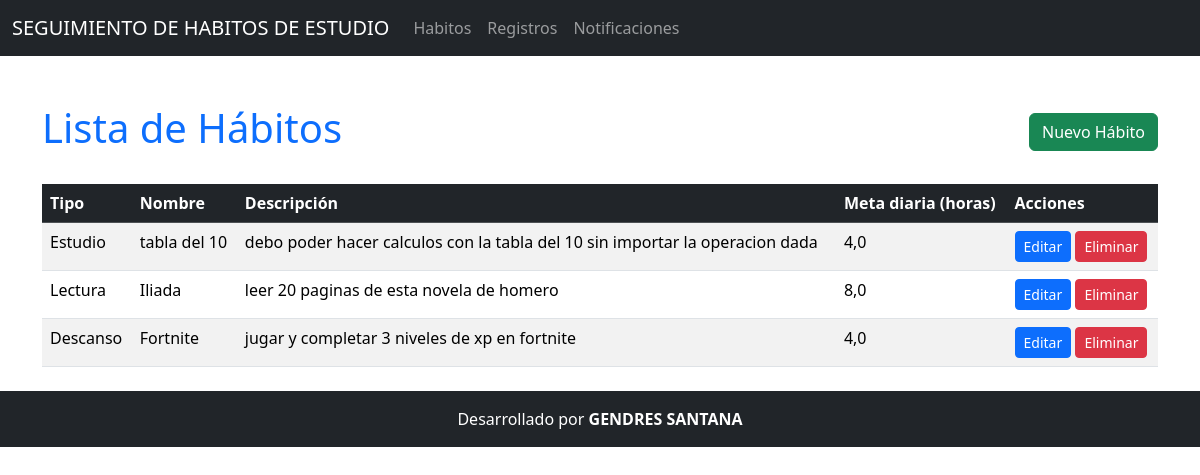
/habitos/, run on the app's committed database.
### Aplicaciones/Seguimiento/models.py (models this page shows, shortened)
class Habito(models.Model):
    TIPOS_HABITO = [
        ('Estudio', 'Estudio'),
        ('Lectura', 'Lectura'),
        ('Descanso', 'Descanso'),
    ]
    nombre = models.CharField(max_length=100)
    descripcion = models.TextField(blank=True, null=True)
    tipo = models.CharField(max_length=20, choices=TIPOS_HABITO)
    meta_diaria = models.FloatField(help_text="Meta diaria en horas")
    estado = models.BooleanField(default=True)  # Activo o Inactivo

### Aplicaciones/Seguimiento/views.py (the view)
# urls.py: path('habitos/', views.listar_habitos, name='listar_habitos'),
def listar_habitos(request):
    habitos = Habito.objects.all()
    return render(request, 'habitos/listar_habitos.html', {'habitos': habitos})

### Aplicaciones/Seguimiento/templates/habitos/listar_habitos.html (shortened to what this page needs)
{% extends "plantilla.html" %}
{% block contenido %}
<div class="container mt-5">
    <div class="d-flex justify-content-between align-items-center mb-4">
        <h1 class="text-primary">Lista de Hábitos</h1>
        <a href="{% url 'crear_habito' %}" class="btn btn-success">
             Nuevo Hábito
        </a>
    </div>
    {% if habitos %}
        <table class="table table-striped table-hover">
            <thead class="table-dark">
                <tr>
                    <th>Tipo</th>
                    <th>Nombre</th>
                    <th>Descripción</th>
                    <th>Meta diaria (horas)</th>
                    <th>Acciones</th>
                </tr>
            </thead>
            <tbody>
                {% for habito in habitos %}
                <tr>
                    <td>{{ habito.tipo }}</td>
                    <td>{{ habito.nombre }}</td>
                    <td>{{ habito.descripcion }}</td>
                    <td>{{ habito.meta_diaria }}</td>
                    <td>
                        <a href="{% url 'editar_habito' habito.id %}" class="btn btn-primary btn-sm">
                             Editar
                        </a>
                        <a href="{% url 'eliminar_habito' habito.id %}" class="btn btn-danger btn-sm"
                           >
                             Eliminar
                        </a>
                    </td>
                </tr>
                {% endfor %}
            </tbody>
        </table>
    {% else %}
        <div class="alert alert-warning text-center">
            No hay hábitos registrados. <a href="{% url 'crear_habito' %}">Crea el primero aquí</a>.
        </div>
    {% endif %}
</div>
{% endblock %}

### data on the page
Habito: tipo "Estudio", nombre "tabla del 10", descripcion "debo poder hacer calculos con la tabla del 10 sin importar la operacion dada", meta_diaria "4,0"
Habito: tipo "Lectura", nombre "Iliada", descripcion "leer 20 paginas de esta novela de homero", meta_diaria "8,0"
Habito: tipo "Descanso", nombre "Fortnite", descripcion "jugar y completar 3 niveles de xp en fortnite", meta_diaria "4,0"
